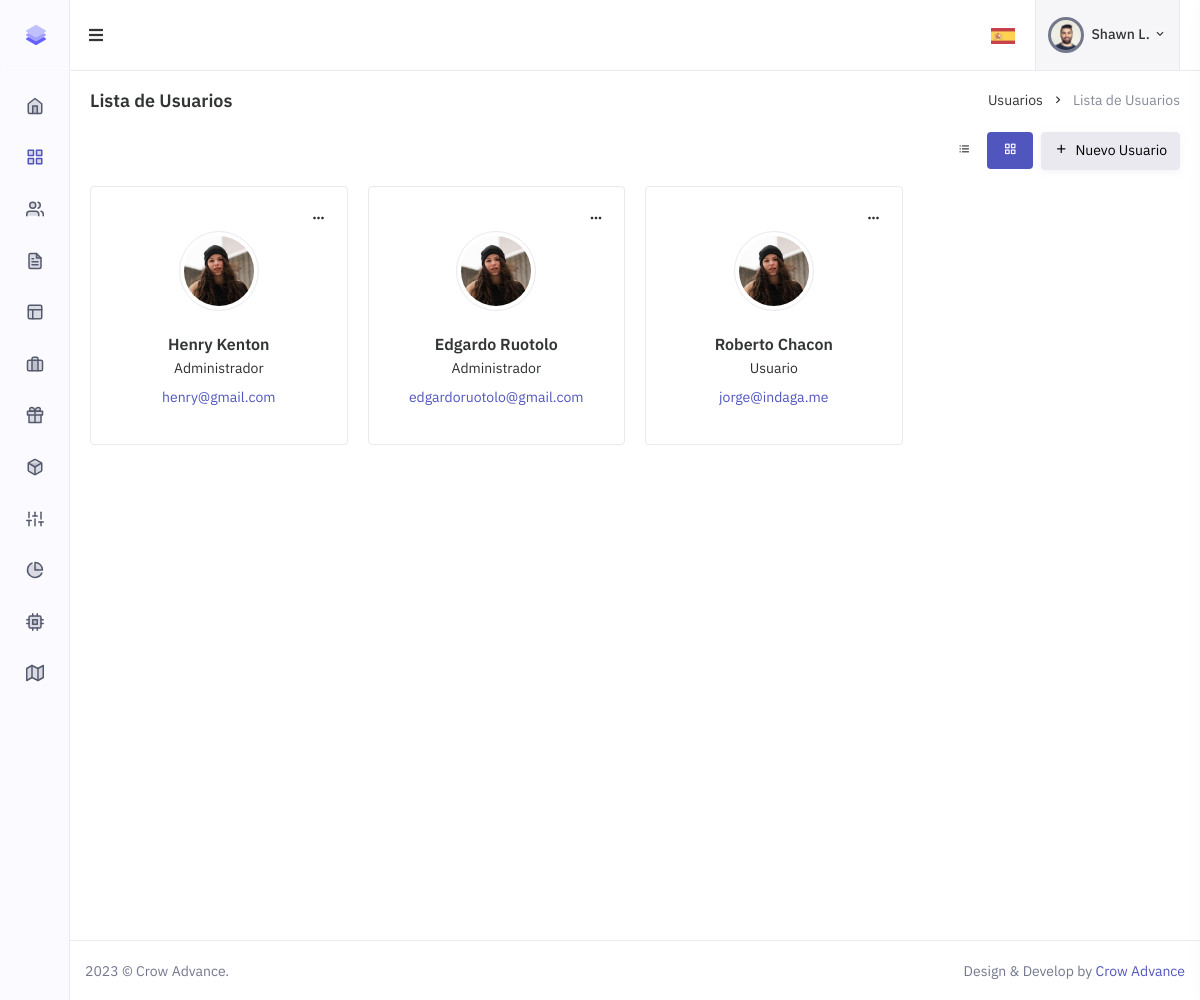
Page /Admin/apps-contacts-grid.php (signed in) on the committed database.
### tables this page shows
CREATE TABLE `users` (
  `id` int(11) NOT NULL,
  `useremail` varchar(255) NOT NULL,
  `username` varchar(50) NOT NULL,
  `password` varchar(255) NOT NULL,
  `token` varchar(255) DEFAULT NULL,
  `created_at` datetime DEFAULT CURRENT_TIMESTAMP,
  `name` varchar(255) DEFAULT NULL,
  `lastname` varchar(255) DEFAULT NULL,
  `category` int(11) DEFAULT NULL
);

CREATE TABLE `user_category` (
  `id_Cat` int(11) NOT NULL,
  `cat_Nombre` varchar(255) DEFAULT NULL
);

### Admin/layouts/menu.php (called while the page is built, shortened)
<?php
include 'layouts/vertical-menu.php';
?>

### Admin/assets/lang/es.php (called while the page is built, shortened)
<?php
    $language['menu'] = "Menú";
    $language['Dashboard'] = "Tablero";
    $language['Apps'] = "Aplicaciones";
    $language['Calendar'] = "Calendario";
    $language['Chat'] = "Chat";
    $language['Email'] = "Correo electrónico";
    $language['Inbox'] = "Bandeja de entrada";
    $language['Read_Email'] = "Leer el correo electrónico";
    $language['Invoices'] = "Facturas";
    $language['Invoice_List'] = "Lista de facturas";
    $language['Invoice_Detail'] = "Detalle de la factura";
    $language['Contacts'] = "Contactos";
    $language['User_Grid'] = "Cuadrícula de usuario";
    $language['User_List'] = "Lista de usuarios";
    $language['Profile'] = "Perfil";
    $language['Authentication'] = "Autenticación";
    $language['Login'] = "Acceso";
    $language['Register'] = "Registrarse";
    $language['Recover_Password'] = "Recuperar contraseña";
    $language['Lock_Screen'] = "Bloquear pantalla";
    $language['Confirm_Mail'] = "Confirmar correo";
    $language['Email_Verification'] = "verificacion de email";
    $language['Two_Step_Verification'] = "Verificación de dos pasos";
    $language['Pages'] = "Paginas";
    $language['Starter_Page'] = "Página de inicio";
    $language['Maintenance'] = "Mantenimiento";
    $language['Coming_Soon'] = "Próximamente, en breve, pronto";
    $language['Timeline'] = "Cronología";
    $language['FAQs'] = "Preguntas frecuentes";
    $language['Pricing'] = "Precios";
    $language['Error_404'] = "error 404";
    $language['Error_500'] = "Error 500";
    $language['Horizontal'] = "Horizontal";
    $language['Elements'] = "Elementos";
    $language['Components'] = "Componentes";
    $language['Alerts'] = "Alertas";
    $language['Buttons'] = "Botones";
    $language['Cards'] = "Tarjetas";
    $language['Carousel'] = "Carrusel";
    $language['Dropdowns'] = "Listas deplegables";
    $language['Grid'] = "Red";
    $language['Images'] = "Imagenes";
    $language['Modals'] = "Modales";
    $language['Offcanvas'] = "Offcanvas";
    $language['Progress_Bars'] = "Barras de progreso";
    $language['Tabs_n_Accordions'] = "Tabs & Acordeones";
    $language['Typography'] = "Tipografía";
    $language['Video'] = "Video";
    $language['General'] = "General";
    $language['Colors'] = "Colores";
    $language['Extended'] = "Extendido";
    $language['Lightbox'] = "Caja ligera";
    $language['Range_Slider'] = "Control deslizante de rango";
    $language['SweetAlert_2'] = "SweetAlert 2";
    $language['Session_Timeout'] = "Hora de término de la sesión";
    $language['Rating'] = "Clasificación";
    $language['Forms'] = "Formularios";
    $language['Basic_Elements'] = "Elementos basicos";
    $language['Validation'] = "Validación";
    $language['Advanced_Plugins'] = "Complementos avanzados";
?>

### Admin/apps-contacts-grid.php (the view, shortened to what this page needs)
<?php include 'layouts/head-main.php'; ?>
<?php include ('layouts/config.php');?>
<head>
    <?php include 'layouts/head-style.php'; ?>
</head>
<?php include 'layouts/body.php'; ?>
<div id="layout-wrapper">
    <?php include 'layouts/menu.php'; ?>
    <div class="main-content">
        <div class="page-content">
            <div class="container-fluid">
                <div class="row">
                    <div class="col-12">
                        <div class="page-title-box d-sm-flex align-items-center justify-content-between">
                            <h4 class="mb-sm-0 font-size-18">Lista de Usuarios</h4>
                            <div class="page-title-right">
                                <ol class="breadcrumb m-0">
                                    <li class="breadcrumb-item"><a href="javascript: void(0);">Usuarios</a></li>
                                    <li class="breadcrumb-item active">Lista de Usuarios</li>
                                </ol>
                            </div>
                        </div>
                    </div>
                </div>
                <div class="row align-items-center">
                    <div class="col-md-6">
                    </div>
                    <div class="col-md-6">
                        <div class="d-flex flex-wrap align-items-center justify-content-end gap-2 mb-3">
                            <div>
                                <ul class="nav nav-pills">
                                    <li class="nav-item">
                                        <a class="nav-link" href="apps-contacts-list.php" data-bs-toggle="tooltip" data-bs-placement="top" title="List"><i class="bx bx-list-ul"></i></a>
                                    </li>
                                    <li class="nav-item">
                                        <a class="nav-link active" href="apps-contacts-grid.php" data-bs-toggle="tooltip" data-bs-placement="top" title="Grid"><i class="bx bx-grid-alt"></i></a>
                                    </li>
                                </ul>
                            </div>
                            <div>
                                <a href="apps-contacts-register.php" class="btn btn-light"><i class="bx bx-plus me-1"></i> Nuevo Usuario</a>
                            </div>
                        </div>
                    </div>
                </div>
                <div class="row">
                    <?php
                    $query ="SELECT * FROM users U
                            JOIN user_category UC
                            on U.category = UC.id_Cat";
                    $result_task = mysqli_query($link, $query);
                    while ($row = mysqli_fetch_Array($result_task))  {
                    ?>
                    <div class="col-xl-3 col-sm-6">
                        <div class="card text-center">
                            <div class="card-body">
                                <div class="dropdown text-end">
                                    <a class="text-muted dropdown-toggle font-size-16" href="#" role="button" data-bs-toggle="dropdown" aria-haspopup="true">
                                      <i class="bx bx-dots-horizontal-rounded"></i>
                                    </a>
                                </div>
                                <div class="mx-auto mb-4">
                                    <img src="assets/images/users/avatar-2.jpg" alt="" class="avatar-xl rounded-circle img-thumbnail">
                                </div>
                                <h5 class="font-size-16 mb-1"><a href="#" class="text-body"><?php echo $row['name'] ?> <?php echo $row['lastname'] ?></a></h5>
                                <p class="text-muted mb-2"><?php echo $row['cat_Nombre'] ?></p>
                                <p><a href="mailto:<?php echo $row['useremail'] ?>"><?php echo $row['useremail'] ?></a></p>
                            </div>
                        </div>
                    </div>
                        <?php
                    }
                    ?>
                </div>
            </div>
        </div>
        <?php include 'layouts/footer.php'; ?>
    </div>
</div>
</body>
</html>

### Admin/layouts/head-main.php (shortened to what this page needs)
<?php
$lang = "es";
if( isset( $_SESSION['lang'] ) ) {
    $lang = $_SESSION['lang'];
}else {
    $lang = "es";
}
?>
<!DOCTYPE html>
<html lang="<?php echo $lang ?>">

### Admin/layouts/head-style.php
<link rel="stylesheet" href="assets/css/preloader.min.css" type="text/css" />
<link href="assets/css/bootstrap.min.css" id="bootstrap-style" rel="stylesheet" type="text/css" />
<link href="assets/css/icons.min.css" rel="stylesheet" type="text/css" />
<link href="assets/css/app.min.css" id="app-style" rel="stylesheet" type="text/css" />

### Admin/layouts/body.php
<body>

### Admin/layouts/vertical-menu.php (shortened to what this page needs)
<header id="page-topbar">
    <div class="navbar-header">
        <div class="d-flex">
            <div class="navbar-brand-box">
                <a href="index.php" class="logo logo-dark">
                    <span class="logo-sm">
                        <img src="assets/images/logo-sm.svg" alt="" height="24">
                    </span>
                </a>
            </div>
            <button type="button" class="btn btn-sm px-3 font-size-16 header-item" id="vertical-menu-btn">
                <i class="fa fa-fw fa-bars"></i>
            </button>
        </div>
        <div class="d-flex">
            <div class="dropdown d-none d-sm-inline-block">
                <button type="button" class="btn header-item waves-effect" data-bs-toggle="dropdown" aria-haspopup="true"
                    aria-expanded="false">
                    <?php if ($lang == 'es') { ?>
                        <img class="me-2" src="assets/images/flags/spain.jpg" alt="Header Language" height="16">
                    <?php } ?>
                </button>
            </div>
            <div class="dropdown d-inline-block">
                <button type="button" class="btn header-item topbar-light bg-light-subtle border-start border-end" id="page-header-user-dropdown"
                data-bs-toggle="dropdown" aria-haspopup="true" aria-expanded="false">
                    <img class="rounded-circle header-profile-user" src="assets/images/users/avatar-1.jpg"
                        alt="Header Avatar">
                    <span class="d-none d-xl-inline-block ms-1 fw-medium"><?php echo $language["Shawn_L"]; ?>.</span>
                    <i class="mdi mdi-chevron-down d-none d-xl-inline-block"></i>
                </button>
            </div>
        </div>
    </div>
</header>
<div class="vertical-menu">
    <div data-simplebar class="h-100">
        <div id="sidebar-menu">
            <ul class="metismenu list-unstyled" id="side-menu">
                <li>
                    <a href="index.php">
                        <i data-feather="home"></i>
                    </a>
                </li>
                <li>
                    <a href="javascript: void(0);" class="has-arrow">
                        <i data-feather="grid"></i>
                    </a>
                </li>
                <li>
                    <a href="javascript: void(0);" class="has-arrow">
                        <i data-feather="users"></i>
                    </a>
                </li>
                <li>
                    <a href="javascript: void(0);" class="has-arrow">
                        <i data-feather="file-text"></i>
                    </a>
                </li>
                <li>
                    <a href="layouts-horizontal.php">
                        <i data-feather="layout"></i>
                    </a>
                </li>
                <li>
                    <a href="javascript: void(0);" class="has-arrow">
                        <i data-feather="briefcase"></i>
                    </a>
                </li>
                <li>
                    <a href="javascript: void(0);" class="has-arrow">
                        <i data-feather="gift"></i>
                    </a>
                </li>
                <li>
                    <a href="javascript: void(0);">
                        <i data-feather="box"></i>
                    </a>
                </li>
                <li>
                    <a href="javascript: void(0);" class="has-arrow">
                        <i data-feather="sliders"></i>
                    </a>
                </li>
                <li>
                    <a href="javascript: void(0);" class="has-arrow">
                        <i data-feather="pie-chart"></i>
                    </a>
                </li>
                <li>
                    <a href="javascript: void(0);" class="has-arrow">
                        <i data-feather="cpu"></i>
                    </a>
                </li>
                <li>
                    <a href="javascript: void(0);" class="has-arrow">
                        <i data-feather="map"></i>
                    </a>
                </li>
            </ul>
        </div>
    </div>
</div>

### Admin/layouts/footer.php
<footer class="footer">
    <div class="container-fluid">
        <div class="row">
            <div class="col-sm-6">
                <script>document.write(new Date().getFullYear())</script> © Crow Advance.
            </div>
            <div class="col-sm-6">
                <div class="text-sm-end d-none d-sm-block">
                    Design & Develop by <a href="https://crowadvance.com" class="text-decoration-none" target="_blank">Crow Advance</a>
                </div>
            </div>
        </div>
    </div>
</footer>

### rows in the picture
users: name "Henry", lastname "Kenton", category.cat_Nombre "Administrador", useremail "henry@gmail.com"
users: name "Edgardo", lastname "Ruotolo", category.cat_Nombre "Administrador", useremail "edgardoruotolo@gmail.com"
users: name "Roberto", lastname "Chacon", category.cat_Nombre "Usuario", useremail "jorge@indaga.me"

### other values in the picture
$language["Shawn_L"] "Shawn L"
